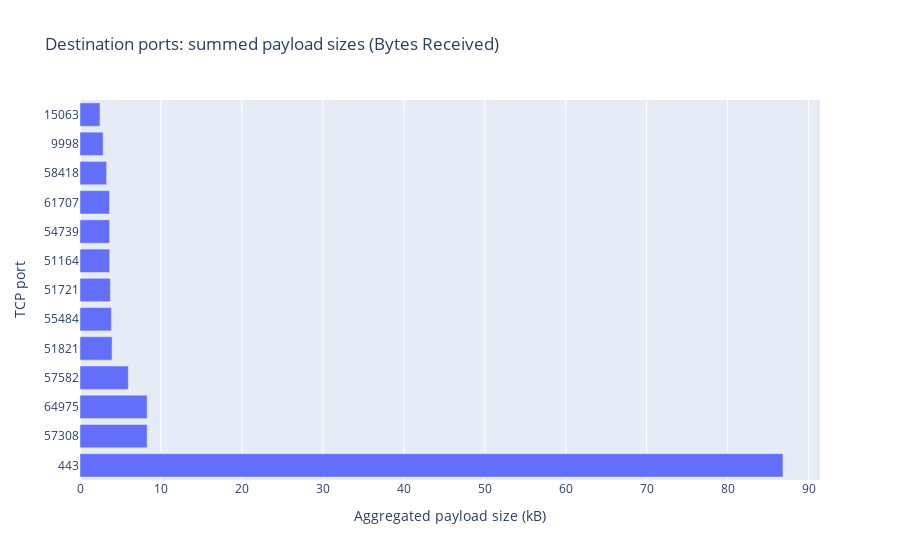

Notebook cell for this chart:
### Code cell
fig = px.bar(
  destination_ports, 
  x="size", 
  y="TCP_dport", 
  # log_x=True,
  # color="size", 
  template="plotly", 
  title="Destination ports: summed payload sizes (Bytes Received)",
  orientation='h',
  labels={
        "TCP_dport": "TCP port",
        "size": "Aggregated payload size (kB)",
      },
  )
fig.show()

### Figure 1 — Plotly figure (JSON) as saved in the notebook; plotly's stock layout.template omitted (floating-point values rounded to 4 significant figures)
{"data": [{"alignmentgroup": "True", "hovertemplate": "Aggregated payload size (kB)=%{x}<br>TCP port=%{y}<extra></extra>", "legendgroup": "", "marker": {"color": "#636efa", "pattern": {"shape": ""}}, "name": "", "offsetgroup": "", "orientation": "h", "showlegend": false, "textposition": "auto", "type": "bar", "x": [86.84, 8.298, 8.297, 5.969, 3.96, 3.877, 3.751, 3.668, 3.662, 3.646, 3.288, 2.861, 2.47], "xaxis": "x", "y": ["443", "57308", "64975", "57582", "51821", "55484", "51721", "51164", "54739", "61707", "58418", "9998", "15063"], "yaxis": "y"}], "layout": {"barmode": "relative", "legend": {"tracegroupgap": 0}, "title": {"text": "Destination ports: summed payload sizes (Bytes Received)"}, "xaxis": {"anchor": "y", "domain": [0, 1], "title": {"text": "Aggregated payload size (kB)"}}, "yaxis": {"anchor": "x", "domain": [0, 1], "title": {"text": "TCP port"}}}}
